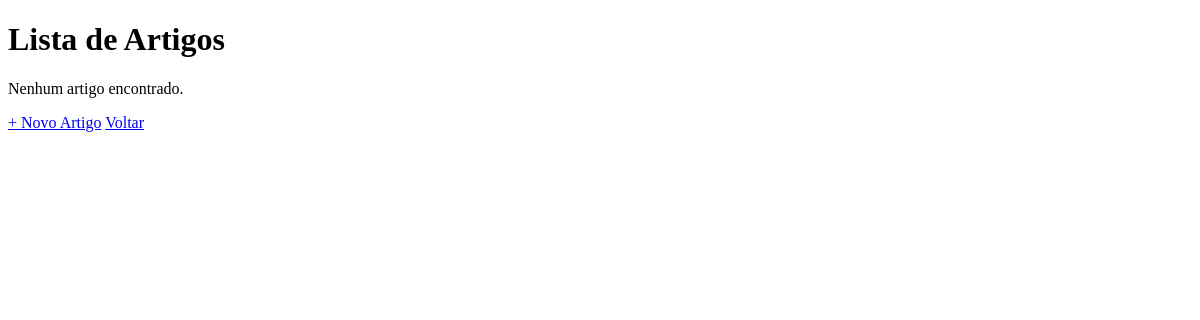
The app's page /listar_artigos.php, older data.
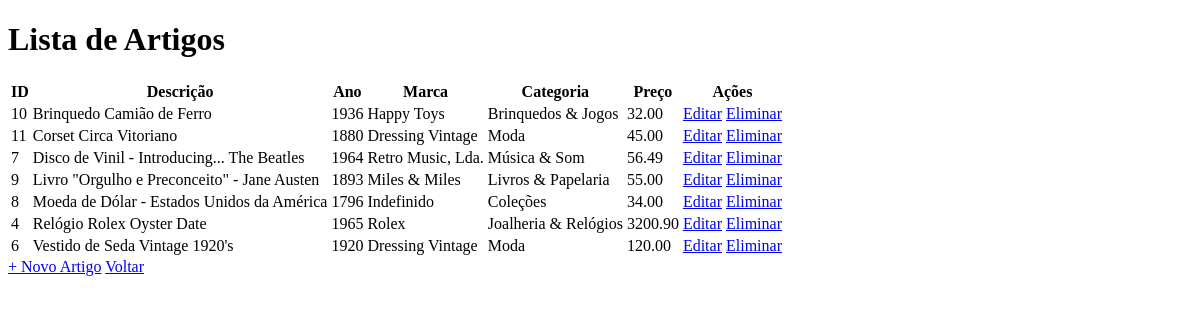
The same page, newer data.
### tables this page shows
CREATE TABLE `artigo` (
  `id` int(11) NOT NULL,
  `descr` varchar(100) NOT NULL,
  `ano` int(4) NOT NULL,
  `id_marca` int(11) NOT NULL,
  `id_categoria` int(11) NOT NULL,
  `preco` decimal(8,2) NOT NULL,
  `foto` varchar(200) NOT NULL
);

CREATE TABLE `marca` (
  `id` int(11) NOT NULL,
  `marca` varchar(25) NOT NULL
);

CREATE TABLE `categorias` (
  `id` int(11) NOT NULL,
  `categoria` varchar(50) NOT NULL
);

### listar_artigos.php (the view, shortened to what this page needs)
<?php
include 'config.php';
$stmt = $conn->prepare("SELECT
                            artigo.id AS artigo_id,
                            artigo.descr,
                            artigo.ano,
                            artigo.preco,
                            marca.marca AS nome_marca,
                            categorias.categoria AS nome_categoria
                        FROM artigo
                        INNER JOIN marca ON marca.id = artigo.id_marca
                        INNER JOIN categorias ON categorias.id = artigo.id_categoria
                        ORDER BY artigo.descr");
$stmt->execute();
$result = $stmt->get_result();
?>
<!DOCTYPE html>
<html lang="en">
<head>
</head>
<body>
    <h1>Lista de Artigos</h1>
        <div>
            <?php if ($result && $result->num_rows > 0): ?>
                <table>
                    <tr>
                        <th>ID</th>
                        <th>Descrição</th>
                        <th>Ano</th>
                        <th>Marca</th>
                        <th>Categoria</th>
                        <th>Preço</th>
                        <th>Ações</th>
                    </tr>
                <?php while ($row = $result->fetch_assoc()): ?>
                    <tr>
                        <td><?php echo $row['artigo_id']; ?></td>
                        <td><?php echo $row['descr'];?></td>
                        <td><?php echo $row['ano'];?></td>
                        <td><?php echo $row['nome_marca'];?></td>
                        <td><?php echo $row['nome_categoria'];?></td>
                        <td><?php echo $row['preco'];?></td>
                        <td>
                            <a href="editar_artigo.php?id=<?php echo $row['artigo_id'];?>">Editar</a>
                            <a href="eliminar_artigo.php?id=<?php echo $row['artigo_id'];?>">Eliminar</a>
                        </td>
                    </tr>
                <?php endwhile; ?>
            </table>
            <?php else: ?>
                <p>Nenhum artigo encontrado.</p>
            <?php endif; ?>
        </div>
        <div>
            <a href="adicionar_artigo.php">+ Novo Artigo</a>
            <a href="pagina_inicial.php">Voltar</a>
        </div>
</body>
</html>

Row changes from the older to the newer data that the page shows:
added artigo: id "10", descr "Brinquedo Camião de Ferro", ano "1936", id_marca.marca "Happy Toys", id_categoria.categoria "Brinquedos & Jogos", preco "32.00"
added artigo: id "11", descr "Corset Circa Vitoriano", ano "1880", id_marca.marca "Dressing Vintage", id_categoria.categoria "Moda", preco "45.00"
added artigo: id "7", descr "Disco de Vinil - Introducing... The Beatles", ano "1964", id_marca.marca "Retro Music, Lda.", id_categoria.categoria "Música & Som", preco "56.49"
added artigo: id "9", descr "Livro \"Orgulho e Preconceito\" - Jane Austen", ano "1893", id_marca.marca "Miles & Miles", id_categoria.categoria "Livros & Papelaria", preco "55.00"
added artigo: id "8", descr "Moeda de Dólar - Estados Unidos da América", ano "1796", id_marca.marca "Indefinido", id_categoria.categoria "Coleções", preco "34.00"
added artigo: id "4", descr "Relógio Rolex Oyster Date", ano "1965", id_marca.marca "Rolex", id_categoria.categoria "Joalheria & Relógios", preco "3200.90"
added artigo: id "6", descr "Vestido de Seda Vintage 1920's", ano "1920", id_marca.marca "Dressing Vintage", id_categoria.categoria "Moda", preco "120.00"
Text that changed along with them:
text no longer shown: "Nenhum artigo encontrado."
text now shown: "ID Descrição Ano Marca Categoria Preço Ações"
